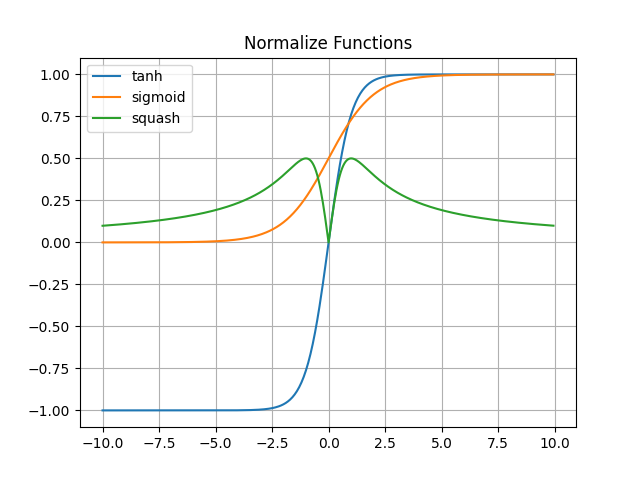

Generate this figure with Python:
'''
Helps me decide which squashing function to use.
'''

import matplotlib.pyplot as plt
import math
import numpy as np

def sigmoid(x):
  return 1 / (1 + np.exp(-x))

def squash(x):
    return x**2/((1+x**2)*abs(x))

x = np.arange(-10,10,0.05)
y_tanh = np.tanh(x)
y_sigmoid = sigmoid(x)
y_squashed = squash(x)


fig, ax = plt.subplots()
plt.grid()
ax.plot(x,y_tanh, label = 'tanh')
ax.plot(x,y_sigmoid, label = 'sigmoid')
ax.plot(x,y_squashed, label = 'squash')
ax.legend()
plt.title('Normalize Functions')
plt.savefig('squashing.png')